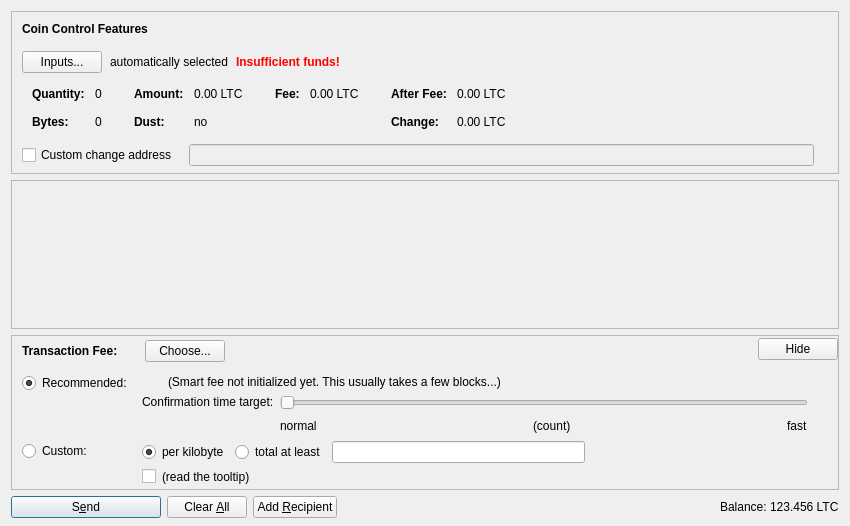
<?xml version="1.0" encoding="UTF-8"?>
<ui version="4.0">
 <class>SendCoinsDialog</class>
 <widget class="QDialog" name="SendCoinsDialog">
  <property name="geometry">
   <rect>
    <x>0</x>
    <y>0</y>
    <width>850</width>
    <height>526</height>
   </rect>
  </property>
  <property name="windowTitle">
   <string>Send Coins</string>
  </property>
  <layout class="QVBoxLayout" name="verticalLayout" stretch="0,1,0,0">
   <property name="bottomMargin">
    <number>8</number>
   </property>
   <item>
    <widget class="QFrame" name="frameCoinControl">
     <property name="sizePolicy">
      <sizepolicy hsizetype="Expanding" vsizetype="Expanding">
       <horstretch>0</horstretch>
       <verstretch>0</verstretch>
      </sizepolicy>
     </property>
     <property name="maximumSize">
      <size>
       <width>16777215</width>
       <height>16777215</height>
      </size>
     </property>
     <property name="frameShape">
      <enum>QFrame::StyledPanel</enum>
     </property>
     <property name="frameShadow">
      <enum>QFrame::Sunken</enum>
     </property>
     <layout class="QVBoxLayout" name="verticalLayoutCoinControl2">
      <property name="spacing">
       <number>0</number>
      </property>
      <property name="leftMargin">
       <number>0</number>
      </property>
      <property name="topMargin">
       <number>0</number>
      </property>
      <property name="rightMargin">
       <number>0</number>
      </property>
      <property name="bottomMargin">
       <number>6</number>
      </property>
      <item>
       <layout class="QVBoxLayout" name="verticalLayoutCoinControl" stretch="0,0,0,0,1">
        <property name="spacing">
         <number>0</number>
        </property>
        <property name="leftMargin">
         <number>10</number>
        </property>
        <property name="topMargin">
         <number>10</number>
        </property>
        <item>
         <layout class="QHBoxLayout" name="horizontalLayoutCoinControl1">
          <property name="bottomMargin">
           <number>15</number>
          </property>
          <item>
           <widget class="QLabel" name="labelCoinControlFeatures">
            <property name="sizePolicy">
             <sizepolicy hsizetype="Preferred" vsizetype="Maximum">
              <horstretch>0</horstretch>
              <verstretch>0</verstretch>
             </sizepolicy>
            </property>
            <property name="font">
             <font>
              <weight>75</weight>
              <bold>true</bold>
             </font>
            </property>
            <property name="styleSheet">
             <string notr="true">font-weight:bold;</string>
            </property>
            <property name="text">
             <string>Coin Control Features</string>
            </property>
           </widget>
          </item>
         </layout>
        </item>
        <item>
         <layout class="QHBoxLayout" name="horizontalLayoutCoinControl2" stretch="0,0,0,0">
          <property name="spacing">
           <number>8</number>
          </property>
          <property name="bottomMargin">
           <number>10</number>
          </property>
          <item>
           <widget class="QPushButton" name="pushButtonCoinControl">
            <property name="styleSheet">
             <string notr="true"/>
            </property>
            <property name="text">
             <string>Inputs...</string>
            </property>
            <property name="autoDefault">
             <bool>false</bool>
            </property>
           </widget>
          </item>
          <item>
           <widget class="QLabel" name="labelCoinControlAutomaticallySelected">
            <property name="text">
             <string>automatically selected</string>
            </property>
            <property name="margin">
             <number>5</number>
            </property>
           </widget>
          </item>
          <item>
           <widget class="QLabel" name="labelCoinControlInsuffFunds">
            <property name="font">
             <font>
              <weight>75</weight>
              <bold>true</bold>
             </font>
            </property>
            <property name="styleSheet">
             <string notr="true">color:red;font-weight:bold;</string>
            </property>
            <property name="text">
             <string>Insufficient funds!</string>
            </property>
            <property name="margin">
             <number>5</number>
            </property>
           </widget>
          </item>
          <item>
           <spacer name="horizontalSpacerCoinControl">
            <property name="orientation">
             <enum>Qt::Horizontal</enum>
            </property>
            <property name="sizeHint" stdset="0">
             <size>
              <width>40</width>
              <height>1</height>
             </size>
            </property>
           </spacer>
          </item>
         </layout>
        </item>
        <item>
         <widget class="QWidget" name="widgetCoinControl" native="true">
          <property name="sizePolicy">
           <sizepolicy hsizetype="Preferred" vsizetype="Preferred">
            <horstretch>0</horstretch>
            <verstretch>0</verstretch>
           </sizepolicy>
          </property>
          <property name="minimumSize">
           <size>
            <width>0</width>
            <height>0</height>
           </size>
          </property>
          <property name="styleSheet">
           <string notr="true"/>
          </property>
          <layout class="QHBoxLayout" name="horizontalLayoutCoinControl5">
           <property name="leftMargin">
            <number>0</number>
           </property>
           <property name="topMargin">
            <number>0</number>
           </property>
           <property name="rightMargin">
            <number>0</number>
           </property>
           <property name="bottomMargin">
            <number>0</number>
           </property>
           <item>
            <layout class="QHBoxLayout" name="horizontalLayoutCoinControl3" stretch="0,0,0,1">
             <property name="spacing">
              <number>20</number>
             </property>
             <property name="topMargin">
              <number>0</number>
             </property>
             <property name="bottomMargin">
              <number>10</number>
             </property>
             <item>
              <layout class="QFormLayout" name="formLayoutCoinControl1">
               <property name="horizontalSpacing">
                <number>10</number>
               </property>
               <property name="verticalSpacing">
                <number>14</number>
               </property>
               <property name="leftMargin">
                <number>10</number>
               </property>
               <property name="topMargin">
                <number>4</number>
               </property>
               <property name="rightMargin">
                <number>6</number>
               </property>
               <item row="0" column="0">
                <widget class="QLabel" name="labelCoinControlQuantityText">
                 <property name="font">
                  <font>
                   <weight>75</weight>
                   <bold>true</bold>
                  </font>
                 </property>
                 <property name="text">
                  <string>Quantity:</string>
                 </property>
                 <property name="margin">
                  <number>0</number>
                 </property>
                </widget>
               </item>
               <item row="0" column="1">
                <widget class="QLabel" name="labelCoinControlQuantity">
                 <property name="cursor">
                  <cursorShape>IBeamCursor</cursorShape>
                 </property>
                 <property name="contextMenuPolicy">
                  <enum>Qt::ActionsContextMenu</enum>
                 </property>
                 <property name="text">
                  <string notr="true">0</string>
                 </property>
                 <property name="margin">
                  <number>0</number>
                 </property>
                 <property name="textInteractionFlags">
                  <set>Qt::LinksAccessibleByMouse|Qt::TextSelectableByKeyboard|Qt::TextSelectableByMouse</set>
                 </property>
                </widget>
               </item>
               <item row="1" column="0">
                <widget class="QLabel" name="labelCoinControlBytesText">
                 <property name="font">
                  <font>
                   <weight>75</weight>
                   <bold>true</bold>
                  </font>
                 </property>
                 <property name="text">
                  <string>Bytes:</string>
                 </property>
                </widget>
               </item>
               <item row="1" column="1">
                <widget class="QLabel" name="labelCoinControlBytes">
                 <property name="cursor">
                  <cursorShape>IBeamCursor</cursorShape>
                 </property>
                 <property name="contextMenuPolicy">
                  <enum>Qt::ActionsContextMenu</enum>
                 </property>
                 <property name="text">
                  <string notr="true">0</string>
                 </property>
                 <property name="textInteractionFlags">
                  <set>Qt::LinksAccessibleByMouse|Qt::TextSelectableByKeyboard|Qt::TextSelectableByMouse</set>
                 </property>
                </widget>
               </item>
              </layout>
             </item>
             <item>
              <layout class="QFormLayout" name="formLayoutCoinControl2">
               <property name="horizontalSpacing">
                <number>10</number>
               </property>
               <property name="verticalSpacing">
                <number>14</number>
               </property>
               <property name="leftMargin">
                <number>6</number>
               </property>
               <property name="topMargin">
                <number>4</number>
               </property>
               <property name="rightMargin">
                <number>6</number>
               </property>
               <item row="0" column="0">
                <widget class="QLabel" name="labelCoinControlAmountText">
                 <property name="font">
                  <font>
                   <weight>75</weight>
                   <bold>true</bold>
                  </font>
                 </property>
                 <property name="text">
                  <string>Amount:</string>
                 </property>
                 <property name="margin">
                  <number>0</number>
                 </property>
                </widget>
               </item>
               <item row="0" column="1">
                <widget class="QLabel" name="labelCoinControlAmount">
                 <property name="cursor">
                  <cursorShape>IBeamCursor</cursorShape>
                 </property>
                 <property name="contextMenuPolicy">
                  <enum>Qt::ActionsContextMenu</enum>
                 </property>
                 <property name="text">
                  <string notr="true">0.00 LTC</string>
                 </property>
                 <property name="textInteractionFlags">
                  <set>Qt::LinksAccessibleByMouse|Qt::TextSelectableByKeyboard|Qt::TextSelectableByMouse</set>
                 </property>
                </widget>
               </item>
               <item row="1" column="0">
                <widget class="QLabel" name="labelCoinControlLowOutputText">
                 <property name="font">
                  <font>
                   <weight>75</weight>
                   <bold>true</bold>
                  </font>
                 </property>
                 <property name="text">
                  <string>Dust:</string>
                 </property>
                </widget>
               </item>
               <item row="1" column="1">
                <widget class="QLabel" name="labelCoinControlLowOutput">
                 <property name="cursor">
                  <cursorShape>IBeamCursor</cursorShape>
                 </property>
                 <property name="contextMenuPolicy">
                  <enum>Qt::ActionsContextMenu</enum>
                 </property>
                 <property name="text">
                  <string notr="true">no</string>
                 </property>
                 <property name="textInteractionFlags">
                  <set>Qt::LinksAccessibleByMouse|Qt::TextSelectableByKeyboard|Qt::TextSelectableByMouse</set>
                 </property>
                </widget>
               </item>
              </layout>
             </item>
             <item>
              <layout class="QFormLayout" name="formLayoutCoinControl3">
               <property name="horizontalSpacing">
                <number>10</number>
               </property>
               <property name="verticalSpacing">
                <number>14</number>
               </property>
               <property name="leftMargin">
                <number>6</number>
               </property>
               <property name="topMargin">
                <number>4</number>
               </property>
               <property name="rightMargin">
                <number>6</number>
               </property>
               <item row="0" column="0">
                <widget class="QLabel" name="labelCoinControlFeeText">
                 <property name="font">
                  <font>
                   <weight>75</weight>
                   <bold>true</bold>
                  </font>
                 </property>
                 <property name="text">
                  <string>Fee:</string>
                 </property>
                 <property name="margin">
                  <number>0</number>
                 </property>
                </widget>
               </item>
               <item row="0" column="1">
                <widget class="QLabel" name="labelCoinControlFee">
                 <property name="cursor">
                  <cursorShape>IBeamCursor</cursorShape>
                 </property>
                 <property name="contextMenuPolicy">
                  <enum>Qt::ActionsContextMenu</enum>
                 </property>
                 <property name="text">
                  <string notr="true">0.00 LTC</string>
                 </property>
                 <property name="textInteractionFlags">
                  <set>Qt::LinksAccessibleByMouse|Qt::TextSelectableByKeyboard|Qt::TextSelectableByMouse</set>
                 </property>
                </widget>
               </item>
              </layout>
             </item>
             <item>
              <layout class="QFormLayout" name="formLayoutCoinControl4">
               <property name="horizontalSpacing">
                <number>10</number>
               </property>
               <property name="verticalSpacing">
                <number>14</number>
               </property>
               <property name="leftMargin">
                <number>6</number>
               </property>
               <property name="topMargin">
                <number>4</number>
               </property>
               <property name="rightMargin">
                <number>6</number>
               </property>
               <item row="0" column="0">
                <widget class="QLabel" name="labelCoinControlAfterFeeText">
                 <property name="font">
                  <font>
                   <weight>75</weight>
                   <bold>true</bold>
                  </font>
                 </property>
                 <property name="text">
                  <string>After Fee:</string>
                 </property>
                 <property name="margin">
                  <number>0</number>
                 </property>
                </widget>
               </item>
               <item row="0" column="1">
                <widget class="QLabel" name="labelCoinControlAfterFee">
                 <property name="cursor">
                  <cursorShape>IBeamCursor</cursorShape>
                 </property>
                 <property name="contextMenuPolicy">
                  <enum>Qt::ActionsContextMenu</enum>
                 </property>
                 <property name="text">
                  <string notr="true">0.00 LTC</string>
                 </property>
                 <property name="textInteractionFlags">
                  <set>Qt::LinksAccessibleByMouse|Qt::TextSelectableByKeyboard|Qt::TextSelectableByMouse</set>
                 </property>
                </widget>
               </item>
               <item row="1" column="0">
                <widget class="QLabel" name="labelCoinControlChangeText">
                 <property name="font">
                  <font>
                   <weight>75</weight>
                   <bold>true</bold>
                  </font>
                 </property>
                 <property name="text">
                  <string>Change:</string>
                 </property>
                </widget>
               </item>
               <item row="1" column="1">
                <widget class="QLabel" name="labelCoinControlChange">
                 <property name="cursor">
                  <cursorShape>IBeamCursor</cursorShape>
                 </property>
                 <property name="contextMenuPolicy">
                  <enum>Qt::ActionsContextMenu</enum>
                 </property>
                 <property name="text">
                  <string notr="true">0.00 LTC</string>
                 </property>
                 <property name="textInteractionFlags">
                  <set>Qt::LinksAccessibleByMouse|Qt::TextSelectableByKeyboard|Qt::TextSelectableByMouse</set>
                 </property>
                </widget>
               </item>
              </layout>
             </item>
            </layout>
           </item>
          </layout>
         </widget>
        </item>
        <item>
         <layout class="QHBoxLayout" name="horizontalLayoutCoinControl4" stretch="0,0,0">
          <property name="spacing">
           <number>12</number>
          </property>
          <property name="sizeConstraint">
           <enum>QLayout::SetDefaultConstraint</enum>
          </property>
          <property name="topMargin">
           <number>5</number>
          </property>
          <property name="rightMargin">
           <number>5</number>
          </property>
          <item>
           <widget class="QCheckBox" name="checkBoxCoinControlChange">
            <property name="toolTip">
             <string>If this is activated, but the change address is empty or invalid, change will be sent to a newly generated address.</string>
            </property>
            <property name="text">
             <string>Custom change address</string>
            </property>
           </widget>
          </item>
          <item>
           <widget class="QValidatedLineEdit" name="lineEditCoinControlChange">
            <property name="enabled">
             <bool>false</bool>
            </property>
            <property name="sizePolicy">
             <sizepolicy hsizetype="Expanding" vsizetype="Fixed">
              <horstretch>0</horstretch>
              <verstretch>0</verstretch>
             </sizepolicy>
            </property>
           </widget>
          </item>
          <item>
           <widget class="QLabel" name="labelCoinControlChangeLabel">
            <property name="sizePolicy">
             <sizepolicy hsizetype="Preferred" vsizetype="Expanding">
              <horstretch>0</horstretch>
              <verstretch>0</verstretch>
             </sizepolicy>
            </property>
            <property name="minimumSize">
             <size>
              <width>0</width>
              <height>0</height>
             </size>
            </property>
            <property name="text">
             <string/>
            </property>
            <property name="margin">
             <number>3</number>
            </property>
           </widget>
          </item>
         </layout>
        </item>
        <item>
         <spacer name="verticalSpacerCoinControl">
          <property name="orientation">
           <enum>Qt::Vertical</enum>
          </property>
          <property name="sizeHint" stdset="0">
           <size>
            <width>800</width>
            <height>1</height>
           </size>
          </property>
         </spacer>
        </item>
       </layout>
      </item>
     </layout>
    </widget>
   </item>
   <item>
    <widget class="QScrollArea" name="scrollArea">
     <property name="widgetResizable">
      <bool>true</bool>
     </property>
     <widget class="QWidget" name="scrollAreaWidgetContents">
      <property name="geometry">
       <rect>
        <x>0</x>
        <y>0</y>
        <width>830</width>
        <height>104</height>
       </rect>
      </property>
      <layout class="QVBoxLayout" name="verticalLayout_2" stretch="0,1">
       <property name="leftMargin">
        <number>0</number>
       </property>
       <property name="topMargin">
        <number>0</number>
       </property>
       <property name="rightMargin">
        <number>0</number>
       </property>
       <property name="bottomMargin">
        <number>0</number>
       </property>
       <item>
        <layout class="QVBoxLayout" name="entries">
         <property name="spacing">
          <number>6</number>
         </property>
        </layout>
       </item>
       <item>
        <spacer name="verticalSpacer">
         <property name="orientation">
          <enum>Qt::Vertical</enum>
         </property>
         <property name="sizeHint" stdset="0">
          <size>
           <width>20</width>
           <height>40</height>
          </size>
         </property>
        </spacer>
       </item>
      </layout>
     </widget>
    </widget>
   </item>
   <item>
    <widget class="QFrame" name="frameFee">
     <property name="sizePolicy">
      <sizepolicy hsizetype="Expanding" vsizetype="Expanding">
       <horstretch>0</horstretch>
       <verstretch>0</verstretch>
      </sizepolicy>
     </property>
     <property name="maximumSize">
      <size>
       <width>16777215</width>
       <height>16777215</height>
      </size>
     </property>
     <property name="frameShape">
      <enum>QFrame::StyledPanel</enum>
     </property>
     <property name="frameShadow">
      <enum>QFrame::Sunken</enum>
     </property>
     <layout class="QVBoxLayout" name="verticalLayoutFee1">
      <property name="spacing">
       <number>0</number>
      </property>
      <property name="leftMargin">
       <number>0</number>
      </property>
      <property name="topMargin">
       <number>0</number>
      </property>
      <property name="rightMargin">
       <number>0</number>
      </property>
      <property name="bottomMargin">
       <number>0</number>
      </property>
      <item>
       <layout class="QVBoxLayout" name="verticalLayoutFee2" stretch="0,0,0">
        <property name="spacing">
         <number>0</number>
        </property>
        <property name="leftMargin">
         <number>10</number>
        </property>
        <property name="topMargin">
         <number>0</number>
        </property>
        <item>
         <layout class="QHBoxLayout" name="horizontalLayoutFee1">
          <property name="bottomMargin">
           <number>0</number>
          </property>
          <item>
           <layout class="QVBoxLayout" name="verticalLayoutFee7">
            <property name="spacing">
             <number>0</number>
            </property>
            <item>
             <spacer name="verticalSpacerSmartFee">
              <property name="orientation">
               <enum>Qt::Vertical</enum>
              </property>
              <property name="sizeType">
               <enum>QSizePolicy::Fixed</enum>
              </property>
              <property name="sizeHint" stdset="0">
               <size>
                <width>1</width>
                <height>4</height>
               </size>
              </property>
             </spacer>
            </item>
            <item>
             <layout class="QHBoxLayout" name="horizontalLayoutSmartFee">
              <property name="spacing">
               <number>10</number>
              </property>
              <item>
               <widget class="QLabel" name="labelFeeHeadline">
                <property name="sizePolicy">
                 <sizepolicy hsizetype="Preferred" vsizetype="Maximum">
                  <horstretch>0</horstretch>
                  <verstretch>0</verstretch>
                 </sizepolicy>
                </property>
                <property name="font">
                 <font>
                  <weight>75</weight>
                  <bold>true</bold>
                 </font>
                </property>
                <property name="styleSheet">
                 <string notr="true">font-weight:bold;</string>
                </property>
                <property name="text">
                 <string>Transaction Fee:</string>
                </property>
               </widget>
              </item>
              <item>
               <widget class="QLabel" name="labelFeeMinimized">
                <property name="text">
                 <string/>
                </property>
               </widget>
              </item>
              <item>
               <widget class="QPushButton" name="buttonChooseFee">
                <property name="text">
                 <string>Choose...</string>
                </property>
               </widget>
              </item>
             </layout>
            </item>
            <item>
             <spacer name="verticalSpacer_5">
              <property name="orientation">
               <enum>Qt::Vertical</enum>
              </property>
              <property name="sizeHint" stdset="0">
               <size>
                <width>1</width>
                <height>1</height>
               </size>
              </property>
             </spacer>
            </item>
           </layout>
          </item>
          <item>
           <spacer name="horizontalSpacer_4">
            <property name="orientation">
             <enum>Qt::Horizontal</enum>
            </property>
            <property name="sizeHint" stdset="0">
             <size>
              <width>40</width>
              <height>20</height>
             </size>
            </property>
           </spacer>
          </item>
          <item>
           <widget class="QPushButton" name="buttonMinimizeFee">
            <property name="toolTip">
             <string>collapse fee-settings</string>
            </property>
            <property name="text">
             <string>Hide</string>
            </property>
           </widget>
          </item>
         </layout>
        </item>
        <item>
         <widget class="QFrame" name="frameFeeSelection">
          <layout class="QVBoxLayout" name="verticalLayoutFee12">
           <property name="spacing">
            <number>0</number>
           </property>
           <property name="leftMargin">
            <number>0</number>
           </property>
           <property name="topMargin">
            <number>0</number>
           </property>
           <property name="rightMargin">
            <number>0</number>
           </property>
           <property name="bottomMargin">
            <number>0</number>
           </property>
           <item>
            <layout class="QGridLayout" name="gridLayoutFee">
             <property name="topMargin">
              <number>10</number>
             </property>
             <property name="bottomMargin">
              <number>4</number>
             </property>
             <property name="horizontalSpacing">
              <number>10</number>
             </property>
             <property name="verticalSpacing">
              <number>4</number>
             </property>
             <item row="1" column="1">
              <layout class="QVBoxLayout" name="verticalLayoutFee8">
               <property name="spacing">
                <number>6</number>
               </property>
               <item>
                <layout class="QHBoxLayout" name="horizontalLayoutFee13">
                 <item>
                  <widget class="QRadioButton" name="radioCustomPerKilobyte">
                   <property name="toolTip">
                    <string>If the custom fee is set to 1000 satoshis and the transaction is only 250 bytes, then &quot;per kilobyte&quot; only pays 250 satoshis in fee, while &quot;total at least&quot; pays 1000 satoshis. For transactions bigger than a kilobyte both pay by kilobyte.</string>
                   </property>
                   <property name="text">
                    <string>per kilobyte</string>
                   </property>
                   <property name="checked">
                    <bool>true</bool>
                   </property>
                   <attribute name="buttonGroup">
                    <string notr="true">groupCustomFee</string>
                   </attribute>
                  </widget>
                 </item>
                 <item>
                  <widget class="QRadioButton" name="radioCustomAtLeast">
                   <property name="toolTip">
                    <string>If the custom fee is set to 1000 satoshis and the transaction is only 250 bytes, then &quot;per kilobyte&quot; only pays 250 satoshis in fee, while &quot;total at least&quot; pays 1000 satoshis. For transactions bigger than a kilobyte both pay by kilobyte.</string>
                   </property>
                   <property name="text">
                    <string>total at least</string>
                   </property>
                   <attribute name="buttonGroup">
                    <string notr="true">groupCustomFee</string>
                   </attribute>
                  </widget>
                 </item>
                 <item>
                  <widget class="BitcoinAmountField" name="customFee"/>
                 </item>
                 <item>
                  <spacer name="horizontalSpacer_6">
                   <property name="orientation">
                    <enum>Qt::Horizontal</enum>
                   </property>
                   <property name="sizeHint" stdset="0">
                    <size>
                     <width>1</width>
                     <height>1</height>
                    </size>
                   </property>
                  </spacer>
                 </item>
                </layout>
               </item>
               <item>
                <layout class="QHBoxLayout" name="horizontalLayoutFee8">
                 <item>
                  <widget class="QCheckBox" name="checkBoxMinimumFee">
                   <property name="toolTip">
                    <string>Paying only the minimum fee is just fine as long as there is less transaction volume than space in the blocks. But be aware that this can end up in a never confirming transaction once there is more demand for pinoyvibescoin transactions than the network can process.</string>
                   </property>
                   <property name="text">
                    <string/>
                   </property>
                  </widget>
                 </item>
                 <item>
                  <widget class="QLabel" name="labelMinFeeWarning">
                   <property name="enabled">
                    <bool>true</bool>
                   </property>
                   <property name="toolTip">
                    <string>Paying only the minimum fee is just fine as long as there is less transaction volume than space in the blocks. But be aware that this can end up in a never confirming transaction once there is more demand for pinoyvibescoin transactions than the network can process.</string>
                   </property>
                   <property name="text">
                    <string>(read the tooltip)</string>
                   </property>
                   <property name="margin">
                    <number>5</number>
                   </property>
                  </widget>
                 </item>
                 <item>
                  <spacer name="horizontalSpacer_2">
                   <property name="orientation">
                    <enum>Qt::Horizontal</enum>
                   </property>
                   <property name="sizeHint" stdset="0">
                    <size>
                     <width>1</width>
                     <height>1</height>
                    </size>
                   </property>
                  </spacer>
                 </item>
                </layout>
               </item>
              </layout>
             </item>
             <item row="0" column="0">
              <layout class="QVBoxLayout" name="verticalLayoutFee4" stretch="0,1">
               <item>
                <widget class="QRadioButton" name="radioSmartFee">
                 <property name="text">
                  <string>Recommended:</string>
                 </property>
                 <property name="checked">
                  <bool>true</bool>
                 </property>
                 <attribute name="buttonGroup">
                  <string notr="true">groupFee</string>
                 </attribute>
                </widget>
               </item>
               <item>
                <spacer name="verticalSpacer_2">
                 <property name="orientation">
                  <enum>Qt::Vertical</enum>
                 </property>
                 <property name="sizeHint" stdset="0">
                  <size>
                   <width>1</width>
                   <height>1</height>
                  </size>
                 </property>
                </spacer>
               </item>
              </layout>
             </item>
             <item row="1" column="0">
              <layout class="QVBoxLayout" name="verticalLayoutFee9" stretch="0,1">
               <item>
                <widget class="QRadioButton" name="radioCustomFee">
                 <property name="text">
                  <string>Custom:</string>
                 </property>
                 <attribute name="buttonGroup">
                  <string notr="true">groupFee</string>
                 </attribute>
                </widget>
               </item>
               <item>
                <spacer name="verticalSpacer_6">
                 <property name="orientation">
                  <enum>Qt::Vertical</enum>
                 </property>
                 <property name="sizeHint" stdset="0">
                  <size>
                   <width>1</width>
                   <height>1</height>
                  </size>
                 </property>
                </spacer>
               </item>
              </layout>
             </item>
             <item row="0" column="1">
              <layout class="QVBoxLayout" name="verticalLayoutFee3" stretch="0,0,1">
               <property name="spacing">
                <number>6</number>
               </property>
               <property name="topMargin">
                <number>2</number>
               </property>
               <item>
                <layout class="QHBoxLayout" name="horizontalLayoutFee12">
                 <item>
                  <widget class="QLabel" name="labelSmartFee">
                   <property name="text">
                    <string/>
                   </property>
                   <property name="margin">
                    <number>2</number>
                   </property>
                  </widget>
                 </item>
                 <item>
                  <widget class="QLabel" name="labelFeeEstimation">
                   <property name="text">
                    <string/>
                   </property>
                  </widget>
                 </item>
                 <item>
                  <widget class="QLabel" name="labelSmartFee2">
                   <property name="text">
                    <string>(Smart fee not initialized yet. This usually takes a few blocks...)</string>
                   </property>
                   <property name="margin">
                    <number>2</number>
                   </property>
                  </widget>
                 </item>
                 <item>
                  <spacer name="horizontalSpacer_5">
                   <property name="orientation">
                    <enum>Qt::Horizontal</enum>
                   </property>
                   <property name="sizeHint" stdset="0">
                    <size>
                     <width>1</width>
                     <height>1</height>
                    </size>
                   </property>
                  </spacer>
                 </item>
                </layout>
               </item>
               <item>
                <layout class="QHBoxLayout" name="horizontalLayoutFee9">
                 <item>
                  <layout class="QVBoxLayout" name="verticalLayoutFee6">
                   <item>
                    <widget class="QLabel" name="labelSmartFee3">
                     <property name="text">
                      <string>Confirmation time target:</string>
                     </property>
                     <property name="margin">
                      <number>2</number>
                     </property>
                    </widget>
                   </item>
                   <item>
                    <spacer name="verticalSpacer_3">
                     <property name="orientation">
                      <enum>Qt::Vertical</enum>
                     </property>
                     <property name="sizeHint" stdset="0">
                      <size>
                       <width>1</width>
                       <height>1</height>
                      </size>
                     </property>
                    </spacer>
                   </item>
                  </layout>
                 </item>
                 <item>
                  <layout class="QVBoxLayout" name="verticalLayoutFee5">
                   <property name="rightMargin">
                    <number>30</number>
                   </property>
                   <item>
                    <widget class="QSlider" name="sliderSmartFee">
                     <property name="minimum">
                      <number>0</number>
                     </property>
                     <property name="maximum">
                      <number>23</number>
                     </property>
                     <property name="pageStep">
                      <number>1</number>
                     </property>
                     <property name="value">
                      <number>0</number>
                     </property>
                     <property name="orientation">
                      <enum>Qt::Horizontal</enum>
                     </property>
                     <property name="invertedAppearance">
                      <bool>false</bool>
                     </property>
                     <property name="invertedControls">
                      <bool>false</bool>
                     </property>
                     <property name="tickPosition">
                      <enum>QSlider::NoTicks</enum>
                     </property>
                    </widget>
                   </item>
                   <item>
                    <layout class="QHBoxLayout" name="horizontalLayoutFee10">
                     <item>
                      <widget class="QLabel" name="labelSmartFeeNormal">
                       <property name="text">
                        <string>normal</string>
                       </property>
                      </widget>
                     </item>
                     <item>
                      <spacer name="horizontalSpacer_7">
                       <property name="orientation">
                        <enum>Qt::Horizontal</enum>
                       </property>
                       <property name="sizeHint" stdset="0">
                        <size>
                         <width>40</width>
                         <height>20</height>
                        </size>
                       </property>
                      </spacer>
                     </item>
                     <item>
                      <widget class="QLabel" name="confirmationTargetLabel">
                       <property name="text">
                        <string notr="true">(count)</string>
                       </property>
                      </widget>
                     </item>
                     <item>
                      <spacer name="horizontalSpacer_3">
                       <property name="orientation">
                        <enum>Qt::Horizontal</enum>
                       </property>
                       <property name="sizeHint" stdset="0">
                        <size>
                         <width>40</width>
                         <height>20</height>
                        </size>
                       </property>
                      </spacer>
                     </item>
                     <item>
                      <widget class="QLabel" name="labelSmartFeeFast">
                       <property name="text">
                        <string>fast</string>
                       </property>
                      </widget>
                     </item>
                    </layout>
                   </item>
                  </layout>
                 </item>
                </layout>
               </item>
               <item>
                <spacer name="verticalSpacer_4">
                 <property name="orientation">
                  <enum>Qt::Vertical</enum>
                 </property>
                 <property name="sizeHint" stdset="0">
                  <size>
                   <width>1</width>
                   <height>1</height>
                  </size>
                 </property>
                </spacer>
               </item>
              </layout>
             </item>
            </layout>
           </item>
          </layout>
         </widget>
        </item>
        <item>
         <spacer name="verticalSpacerFee">
          <property name="orientation">
           <enum>Qt::Vertical</enum>
          </property>
          <property name="sizeHint" stdset="0">
           <size>
            <width>800</width>
            <height>1</height>
           </size>
          </property>
         </spacer>
        </item>
       </layout>
      </item>
     </layout>
    </widget>
   </item>
   <item>
    <layout class="QHBoxLayout" name="horizontalLayout">
     <item>
      <widget class="QPushButton" name="sendButton">
       <property name="minimumSize">
        <size>
         <width>150</width>
         <height>0</height>
        </size>
       </property>
       <property name="toolTip">
        <string>Confirm the send action</string>
       </property>
       <property name="text">
        <string>S&amp;end</string>
       </property>
       <property name="icon">
        <iconset resource="../bitcoin.qrc">
         <normaloff>:/icons/send</normaloff>:/icons/send</iconset>
       </property>
       <property name="autoDefault">
        <bool>false</bool>
       </property>
       <property name="default">
        <bool>true</bool>
       </property>
      </widget>
     </item>
     <item>
      <widget class="QPushButton" name="clearButton">
       <property name="sizePolicy">
        <sizepolicy hsizetype="Minimum" vsizetype="Fixed">
         <horstretch>0</horstretch>
         <verstretch>0</verstretch>
        </sizepolicy>
       </property>
       <property name="toolTip">
        <string>Clear all fields of the form.</string>
       </property>
       <property name="text">
        <string>Clear &amp;All</string>
       </property>
       <property name="icon">
        <iconset resource="../bitcoin.qrc">
         <normaloff>:/icons/remove</normaloff>:/icons/remove</iconset>
       </property>
       <property name="autoDefault">
        <bool>false</bool>
       </property>
      </widget>
     </item>
     <item>
      <widget class="QPushButton" name="addButton">
       <property name="toolTip">
        <string>Send to multiple recipients at once</string>
       </property>
       <property name="text">
        <string>Add &amp;Recipient</string>
       </property>
       <property name="icon">
        <iconset resource="../bitcoin.qrc">
         <normaloff>:/icons/add</normaloff>:/icons/add</iconset>
       </property>
       <property name="autoDefault">
        <bool>false</bool>
       </property>
      </widget>
     </item>
     <item>
      <spacer name="horizontalSpacer">
       <property name="orientation">
        <enum>Qt::Horizontal</enum>
       </property>
       <property name="sizeHint" stdset="0">
        <size>
         <width>40</width>
         <height>20</height>
        </size>
       </property>
      </spacer>
     </item>
     <item>
      <layout class="QHBoxLayout" name="horizontalLayout_2">
       <property name="spacing">
        <number>3</number>
       </property>
       <item>
        <widget class="QLabel" name="label">
         <property name="sizePolicy">
          <sizepolicy hsizetype="Preferred" vsizetype="Fixed">
           <horstretch>0</horstretch>
           <verstretch>0</verstretch>
          </sizepolicy>
         </property>
         <property name="text">
          <string>Balance:</string>
         </property>
        </widget>
       </item>
       <item>
        <widget class="QLabel" name="labelBalance">
         <property name="sizePolicy">
          <sizepolicy hsizetype="Preferred" vsizetype="Fixed">
           <horstretch>0</horstretch>
           <verstretch>0</verstretch>
          </sizepolicy>
         </property>
         <property name="cursor">
          <cursorShape>IBeamCursor</cursorShape>
         </property>
         <property name="text">
          <string notr="true">123.456 LTC</string>
         </property>
         <property name="textInteractionFlags">
          <set>Qt::LinksAccessibleByMouse|Qt::TextSelectableByKeyboard|Qt::TextSelectableByMouse</set>
         </property>
        </widget>
       </item>
      </layout>
     </item>
    </layout>
   </item>
  </layout>
 </widget>
 <customwidgets>
  <customwidget>
   <class>QValidatedLineEdit</class>
   <extends>QLineEdit</extends>
   <header>qvalidatedlineedit.h</header>
  </customwidget>
  <customwidget>
   <class>BitcoinAmountField</class>
   <extends>QLineEdit</extends>
   <header>bitcoinamountfield.h</header>
   <container>1</container>
  </customwidget>
 </customwidgets>
 <resources>
  <include location="../bitcoin.qrc"/>
 </resources>
 <connections/>
 <buttongroups>
  <buttongroup name="groupFee"/>
  <buttongroup name="groupCustomFee"/>
 </buttongroups>
</ui>
